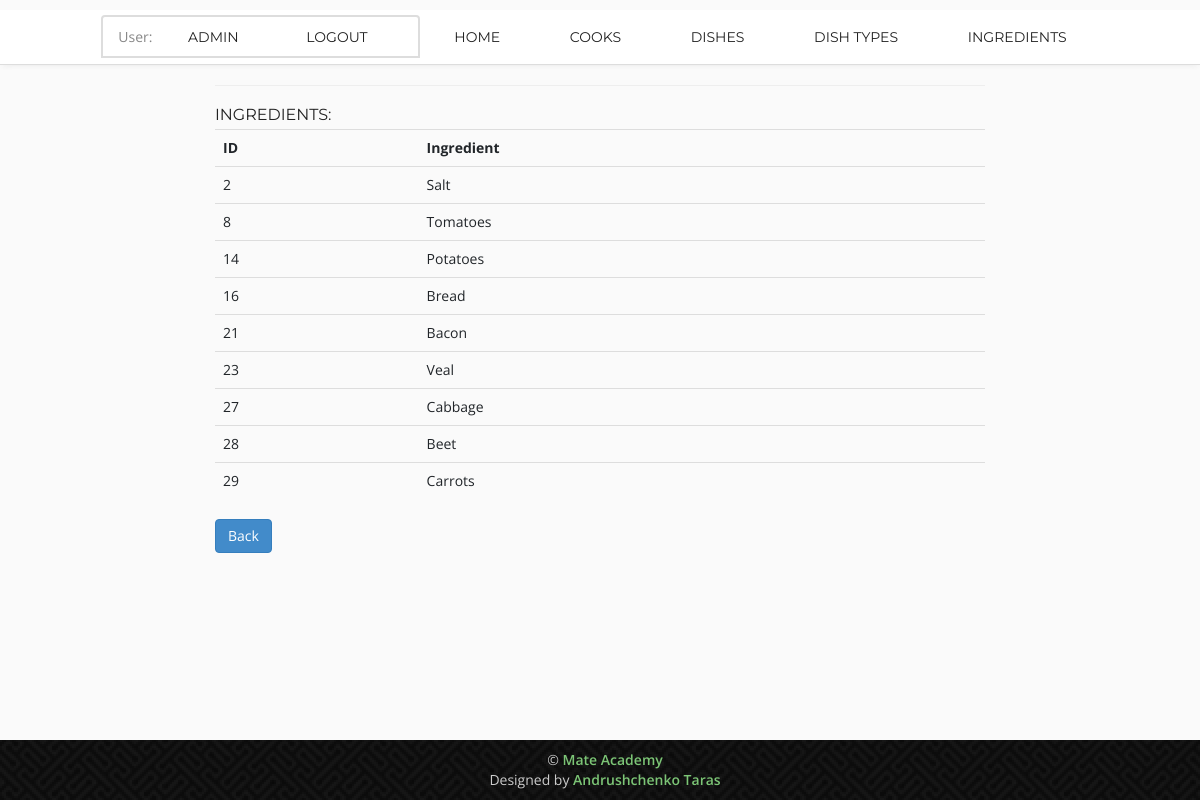
The app's page /dishes/23/recipe/ (signed in) with its own data.
### workspace/models.py (models this page shows, shortened)
class Cook(AbstractUser):
    years_of_experience = models.IntegerField(default=0)
    class Meta:
        ordering = ["pk"]
    def get_absolute_url(self):
        return reverse("workspace:cook-detail", kwargs={"pk": self.pk})

class Ingredient(models.Model):
    name = models.CharField(max_length=255)

### workspace/views.py (the view)
@login_required
def get_recipe(request, pk):
    ingredients = Ingredient.objects.filter(
        dishes=pk,
    )
    context = {
        "ingredients": ingredients,
    }
    return render(request, "workspace/recipe.html", context=context)

### templates/workspace/recipe.html (shortened to what this page needs)
{% extends "base.html" %}
{% block content %}
  <div class="col-sm-2"></div>
    <div class="col-sm-8">
      <hr>
      <h3>
        Ingredients:
      </h3>
      <table class="table">
        <tr>
          <th>ID</th>
          <th>Ingredient</th>
        </tr>
        {% for ingredient in ingredients.all %}
          <tr>
            <td>{{ ingredient.id }}</td>
            <td>{{ ingredient.name }}</td>
          </tr>
        {% endfor %}
      </table>
      <a href="{% url 'workspace:dish-list' %}" class="btn btn-primary">Back</a>
    </div>
  <div class="col-sm-2"></div>
{% endblock %}

### templates/includes/nav-bar.html (shortened to what this page needs)
	<nav class="main-nav-outer" id="test">
			<ul class="main-nav">
        {% if user.is_authenticated %}
          <li class="list-group-item">User: <a href="{{ user.get_absolute_url }}">{{ user.get_username }}</a>
            <a href="{% url 'logout'%}?next={{request.path}}">Logout</a>
        {% else %}
          <li class="list-group-item"><a href="{% url 'login'%}?next={{request.path}}">Login</a></li>
        {% endif %}
          <li><a href="{% url 'workspace:index' %}">Home</a></li>
          <li><a href="{% url 'workspace:cook-list' %}">Cooks</a></li>
          <li><a href="{% url 'workspace:dish-list' %}">Dishes</a></li>
          <li><a href="{% url 'workspace:dish-type-list' %}">Dish types</a></li>
          <li><a href="{% url 'workspace:ingredient-list' %}">Ingredients</a></li>
			</ul>
	</nav>

### static/css/style.css (style rules this page uses)
a, a:hover, a:active { outline:0px !important }
body { background:#fafafa; font-family: 'Open Sans', sans-serif; font-size:14px; font-weight:normal; color:#888888; margin:0; }
h3 { font-family: 'Montserrat', sans-serif; color:#222222; font-size:16px; margin:0 0 5px 0; text-transform:uppercase; font-weight:400; }
.main-nav-outer { padding:0px; border-bottom:1px solid #dddddd; box-shadow:0 4px 5px -3px #ececec; position:relative; background:#fff; }
.main-nav { text-align:center; margin:10px 0 0px; padding:0; list-style:none; }
.main-nav li { display:inline; margin:0 1px; }
.main-nav li a { display:inline-block; color:#222222; text-transform:uppercase; font-family: 'Montserrat', sans-serif; text-decoration: none; line-height:20px; margin:17px 32px; transition:all 0.3s ease-in-out; -moz-transition:all 0.3s ease-in-out; -webkit-transition:all 0.3s ease-in-out; }
.featured-box h3 { margin-bottom:5px; }

### static/css/responsive.css (style rules this page uses)
@media only screen and (min-width: 992px) { .main-nav { display:block !important; } }

### records on screen
Cook: get_username "ADMIN"
Ingredient: id "2", name "Salt"
Ingredient: id "8", name "Tomatoes"
Ingredient: id "14", name "Potatoes"
Ingredient: id "16", name "Bread"
Ingredient: id "21", name "Bacon"
Ingredient: id "23", name "Veal"
Ingredient: id "27", name "Cabbage"
Ingredient: id "28", name "Beet"
Ingredient: id "29", name "Carrots"
